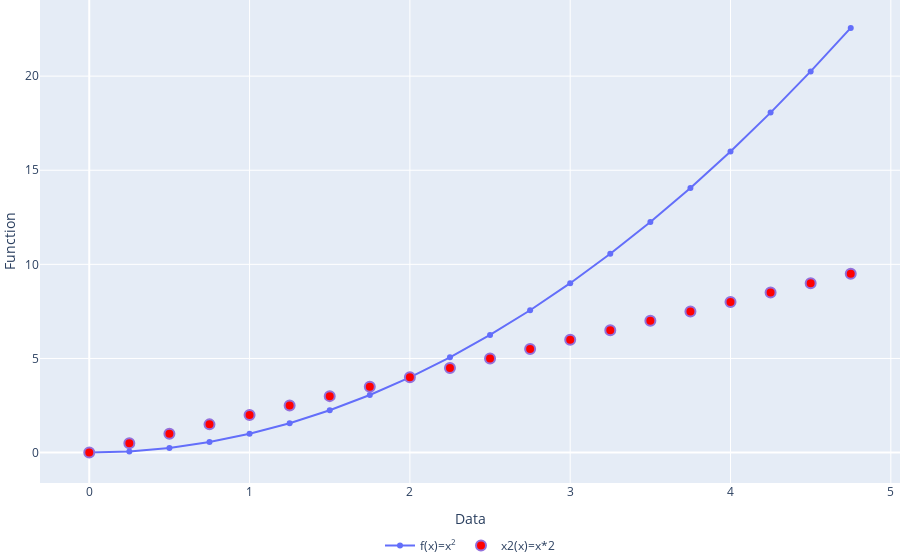

Write notebook code for a chart like this one.
### Code cell
fig = go.Figure()

fig.add_trace(go.Scatter(
    x=X, 
    y=f(X), 
    name='f(x)=x<sup>2',
    mode='lines+markers'
))

fig.add_trace(go.Scatter(
    x=X,
    y=x2(X),
    name='x2(x)=x*2',
    mode='markers',
    marker=dict(color='Red', size=10, line=dict(color='MediumPurple', width=2 
))))

fig.update_layout(
    legend_orientation = 'h',
    legend = dict(x = .5, xanchor = 'center'),
    title="Two Functions", # Подпись графика
    xaxis_title="Data", # Подпись оси абсцисс
    yaxis_title="Function", # Подпись оси ординат
    hovermode='x', # Update_traces показывает информацию для обоих графиков одновременно
    margin = dict(l=0, r=0, t=0, b=0)
)

fig.update_traces(
    hoverinfo='all',
    hovertemplate="Аргумент: %{x}<br>Функция: %{y}" # Пояснение при наведении на график
)

fig.show()

### Figure 1 — Plotly figure (JSON) as saved in the notebook; plotly's stock layout.template omitted (floating-point values rounded to 4 significant figures)
{"data": [{"hoverinfo": "all", "hovertemplate": "Аргумент: %{x}<br>Функция: %{y}", "mode": "lines+markers", "name": "f(x)=x<sup>2", "type": "scatter", "x": [0, 0.25, 0.5, 0.75, 1, 1.25, 1.5, 1.75, 2, 2.25, 2.5, 2.75, 3, 3.25, 3.5, 3.75, 4, 4.25, 4.5, 4.75], "y": [0, 0.0625, 0.25, 0.5625, 1, 1.562, 2.25, 3.062, 4, 5.062, 6.25, 7.562, 9, 10.56, 12.25, 14.06, 16, 18.06, 20.25, 22.56]}, {"hoverinfo": "all", "hovertemplate": "Аргумент: %{x}<br>Функция: %{y}", "marker": {"color": "Red", "line": {"color": "MediumPurple", "width": 2}, "size": 10}, "mode": "markers", "name": "x2(x)=x*2", "type": "scatter", "x": [0, 0.25, 0.5, 0.75, 1, 1.25, 1.5, 1.75, 2, 2.25, 2.5, 2.75, 3, 3.25, 3.5, 3.75, 4, 4.25, 4.5, 4.75], "y": [0, 0.5, 1, 1.5, 2, 2.5, 3, 3.5, 4, 4.5, 5, 5.5, 6, 6.5, 7, 7.5, 8, 8.5, 9, 9.5]}], "layout": {"hovermode": "x", "legend": {"orientation": "h", "x": 0.5, "xanchor": "center"}, "margin": {"b": 0, "l": 0, "r": 0, "t": 0}, "title": {"text": "Two Functions"}, "xaxis": {"title": {"text": "Data"}}, "yaxis": {"title": {"text": "Function"}}}}
